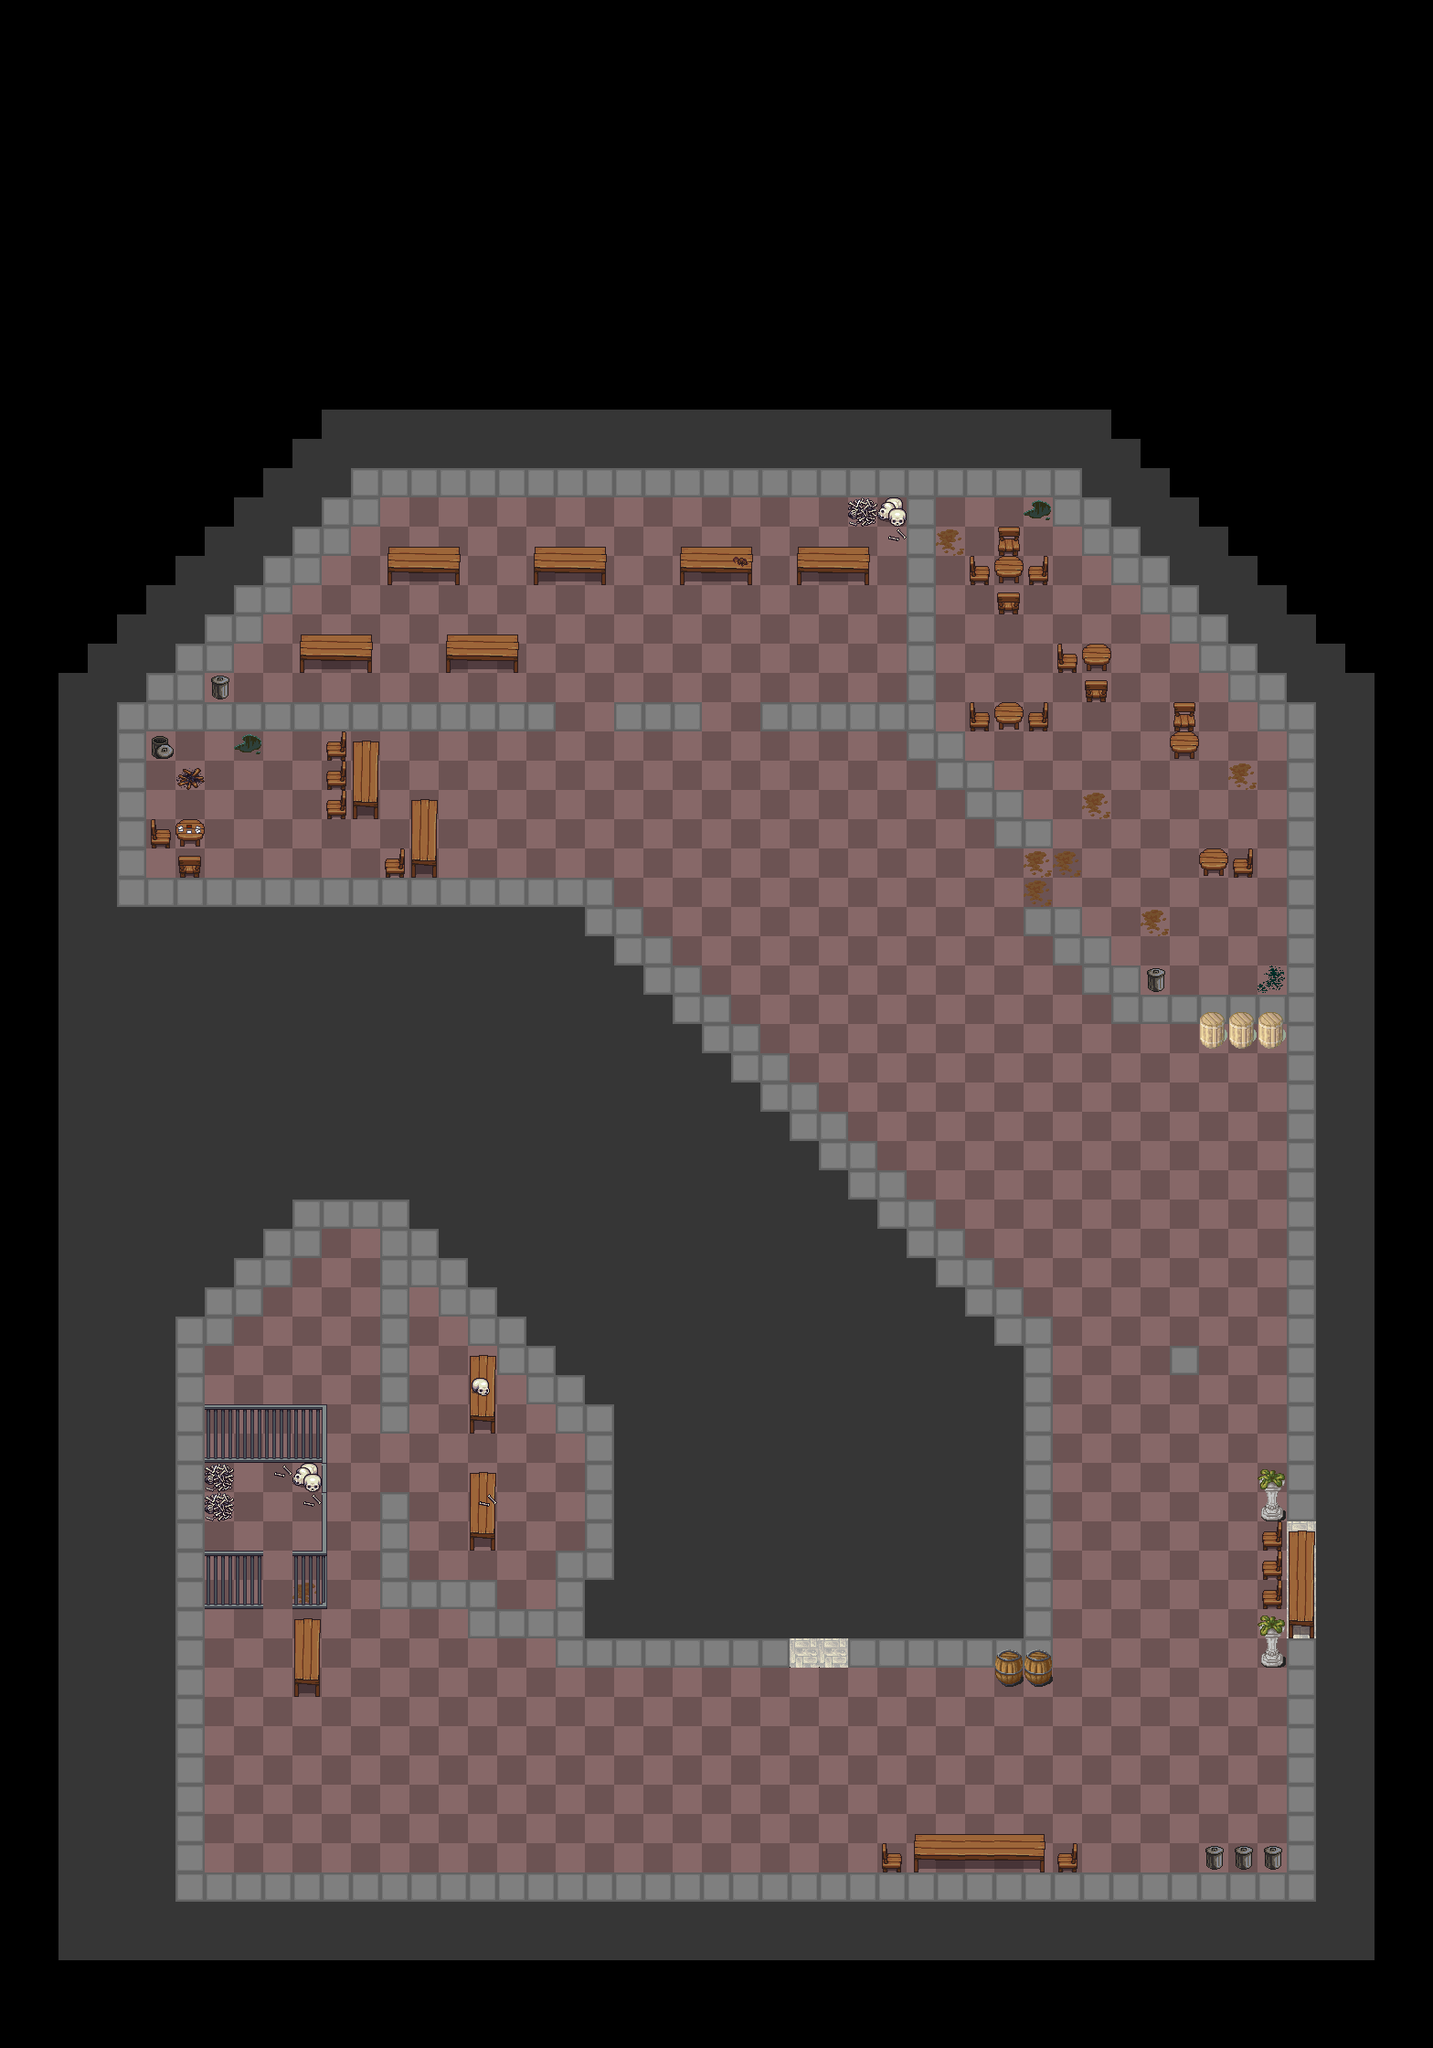

Tiled map render using the project's own tile images. Description and the map definition, with tile-layer contents summarised, below:
An orthogonal 49x70 tile map with 32x32 px tiles, 4 tile layers (Flooring, Walkable on top of floor, walls, above tables), 8 tilesets.

<map version="1.2" tiledversion="1.2.1" orientation="orthogonal" renderorder="right-down" width="49" height="70" tilewidth="32" tileheight="32" infinite="0" nextlayerid="43" nextobjectid="1">
 <tileset firstgid="1" source="wall.tsx" />
 <tileset firstgid="4" source="ground_tiles.tsx" />
 <tileset firstgid="445" source="Extra_Unfinished4.tsx" />
 <tileset firstgid="533" source="2dpixx_ccart_indoor_tiles.tsx" />
 <tileset firstgid="1541" source="dungeonex.tsx" />
 <tileset firstgid="1641" source="object- layer.tsx" />
 <tileset firstgid="1725" source="town.tsx" />
 <tileset firstgid="1981" source="trees_plants_rocks.tsx" />
 <layer id="39" name="Flooring" width="49" height="70">
  <data>[3430 cells, 2295 non-empty, 7 distinct tile ids]</data>
 </layer>
 <layer id="40" name="Walkable on top of floor" width="49" height="70">
  <data>[3430 cells, 12 non-empty, 4 distinct tile ids]</data>
 </layer>
 <layer id="41" name="walls" width="49" height="70">
  <data>[3430 cells, 463 non-empty, 35 distinct tile ids]</data>
 </layer>
 <layer id="42" name="above tables" width="49" height="70">
  <data>[3430 cells, 3 non-empty, 3 distinct tile ids]</data>
 </layer>
</map>
